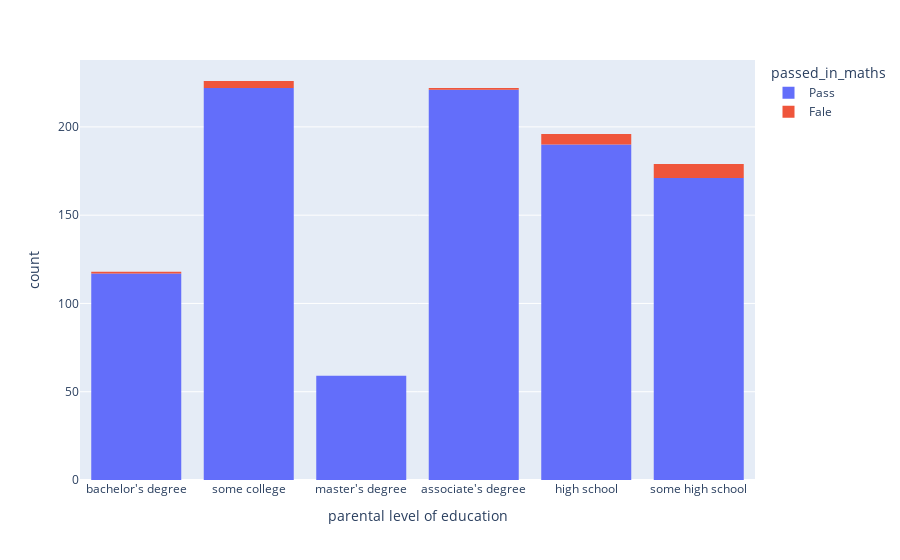

Notebook cell for this chart:
### Markdown cell above
so from above histogram we came to a conclusion that 478 male sudents passed the maths exam and 502 female passed the maths exam. So, we can say that 98% of students have passed that maths exam

### Code cell
px.histogram(dataset, x="parental level of education", color="passed_in_maths")

### Figure 1 — Plotly figure (JSON) as saved in the notebook; plotly's stock layout.template omitted (floating-point values rounded to 4 significant figures; data arrays with more than 128 entries replaced by an {"elided": "..."} marker saying what was removed)
{"data": [{"alignmentgroup": "True", "bingroup": "x", "hovertemplate": "passed_in_maths=Pass<br>parental level of education=%{x}<br>count=%{y}<extra></extra>", "legendgroup": "Pass", "marker": {"color": "#636efa", "pattern": {"shape": ""}}, "name": "Pass", "offsetgroup": "Pass", "orientation": "v", "showlegend": true, "type": "histogram", "x": {"elided": "980 str values"}, "xaxis": "x", "yaxis": "y"}, {"alignmentgroup": "True", "bingroup": "x", "hovertemplate": "passed_in_maths=Fale<br>parental level of education=%{x}<br>count=%{y}<extra></extra>", "legendgroup": "Fale", "marker": {"color": "#EF553B", "pattern": {"shape": ""}}, "name": "Fale", "offsetgroup": "Fale", "orientation": "v", "showlegend": true, "type": "histogram", "x": ["some high school", "high school", "some high school", "some high school", "high school", "some college", "some college", "some high school", "some high school", "associate's degree", "bachelor's degree", "some college", "high school", "high school", "some high school", "some high school", "some college", "high school", "some high school", "high school"], "xaxis": "x", "yaxis": "y"}], "layout": {"barmode": "relative", "legend": {"title": {"text": "passed_in_maths"}, "tracegroupgap": 0}, "margin": {"t": 60}, "xaxis": {"anchor": "y", "domain": [0, 1], "title": {"text": "parental level of education"}}, "yaxis": {"anchor": "x", "domain": [0, 1], "title": {"text": "count"}}}}
